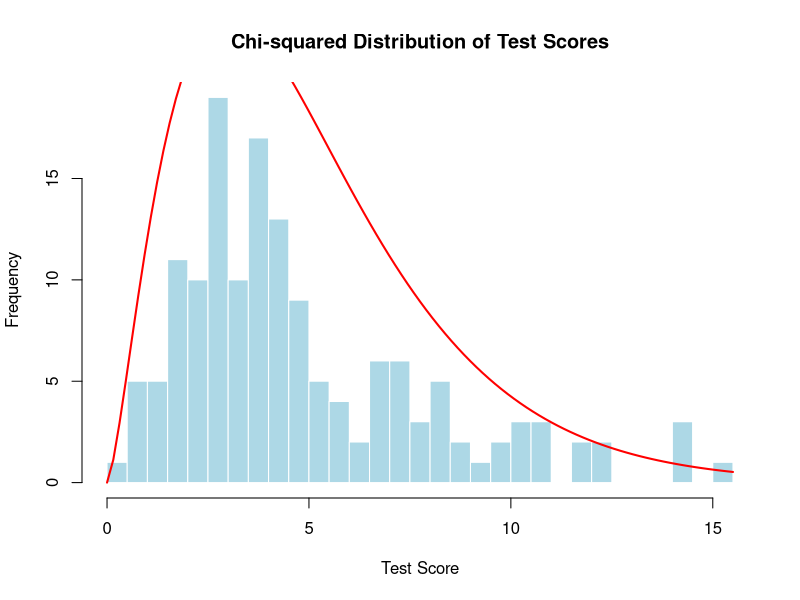

R code for this plot:
# Filename: _068_chi_squared_realworld.R
# Title: Chi-squared Distribution Example - Test Scores
# Author: Raghava | GitHub: @raghavtwenty
# Date Created: June 27, 2024 | Last Updated: June 27, 2024
# Language: R | Version: 4.4.0

# PROBLEM

# We consider a real-world scenario where test scores of students follow
# a Chi-squared distribution with 5 degrees of freedom.


# Degrees of freedom for the Chi-squared distribution
df = 5

# Number of students
num_students = 150

# Generate random test scores using the Chi-squared distribution
test_scores = rchisq(num_students, df = df)

# Display the first few generated test scores
print(head(test_scores))

# Plot the histogram of the generated test scores
hist(test_scores,
    breaks = 30,
    col = "lightblue",
    border = "white",
    main = "Chi-squared Distribution of Test Scores",
    xlab = "Test Score",
    ylab = "Frequency"
)

# Add the theoretical density line
curve(dchisq(x, df = df) * num_students,
    add = TRUE,
    col = "red",
    lwd = 2
)
